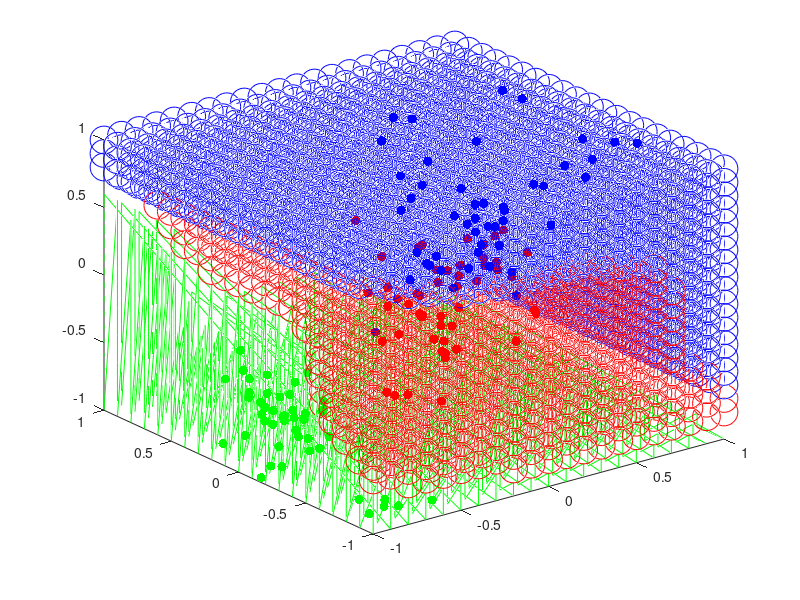

The MATLAB script that drew this image:
#####
warning ("off");
clear;
the_data = dlmread("multiclassdata.mat");

global x_input= the_data(:, [2 3 4]);
global y_input= the_data(:,1);

x_input = [ones(size(x_input,1),1) x_input];

global temp_y=1;

function output = logistic_reg_function(theta, x_list)

  output = (1 + exp(-([x_list(:,1), x_list(:,2:4).^3 ] * theta))).^-1;
endfunction

function [jval, gradient] = costfunction(theta)
  global x_input;
  global temp_y;
  m = size(x_input,1);
  #hx = (1 + exp(-(x_input * theta))).^-1;

  hx = logistic_reg_function(theta, x_input);

  jval = -1/m*(temp_y' * log(hx) + (1-temp_y)' * log(1-hx) );

  gradient= zeros(4,1);
  gradient(1)= 1/m * x_input(:,1)' * (hx - temp_y);
  gradient(2)= 1/m * (x_input(:,2).^3)' * (hx - temp_y);
  gradient(3)= 1/m * (x_input(:,3).^3)' * (hx - temp_y);
  gradient(4)= 1/m * (x_input(:,4).^3)' * (hx - temp_y);
endfunction

result = zeros(4,4);

for i = 1:4

  temp_y = y_input;
  temp_y(temp_y != i-1)=4;
  temp_y(temp_y == i-1)=1;
  temp_y(temp_y == 4 ) = 0;
  temp_y;
  initialTheta = zeros(4,1);
  options = optimset('GradObj', 'on', 'MaxIter', '100');

  result(i,:) = (fminunc(@costfunction, initialTheta, options))';

end




result



the_zeros = x_input(find(y_input == 0),:);
the_ones = x_input(find(y_input == 1),:);
the_twos = x_input(find(y_input == 2),:);

figure;
plot3(the_zeros(:,[2]),the_zeros(:,3),the_zeros(:,4),'Color',[0.0,0.0,1.0],'.','MarkerSize', 20);
hold on;
plot3(the_ones(:,[2]),the_ones(:,3),the_ones(:,4),'Color',[0.0,1.0,0.0],'.','MarkerSize', 20);
hold on;
plot3(the_twos(:,[2]),the_twos(:,3),the_twos(:,4),'Color',[1.0,0.0,0.0],'.','MarkerSize', 20);
hold on;

x = -1.0:0.1:1.0;
y=x;

[p,q,r] = meshgrid(x,y,x);

points= [ones(size(p(:),1),1), r(:),p(:), q(:)];

temp_res = logistic_reg_function(result',points);



#limi1 = find(temp_res(:,1)<=0.51 & temp_res(:,1)>=0.49);
#limi2 = find(temp_res(:,2)<=0.51 & temp_res(:,2)>=0.49);
#limi3 = find(temp_res(:,3)<=0.51 & temp_res(:,3)>=0.49);


#limi1 = find(temp_res(:,1)>=0.45);
#limi2 = find(temp_res(:,2)>=0.49);
#limi3 = find(temp_res(:,3)>=0.49);
#limi1;


[val, ind] = max([temp_res , ones(size(temp_res,1),1)*0.5]');
limi1 = find(ind == 1);
limi2 = find(ind == 2);
limi3 = find(ind == 3);


plot3(points(limi1,2),points(limi1,3),points(limi1,4),'Color',[0.0,0.0,1.0],'o','MarkerSize', 20);
plot3(points(limi2,2),points(limi2,3),points(limi2,4),'Color',[0.0,1.0,0.0],'-','MarkerSize', 20);
plot3(points(limi3,2),points(limi3,3),points(limi3,4),'Color',[1.0,0.0,0.0],'o','MarkerSize', 20);

#hold on;
#plot(result(1), reulst(2), 'rx', 'MarkerSize', 10, 'LineWidth', 2);
